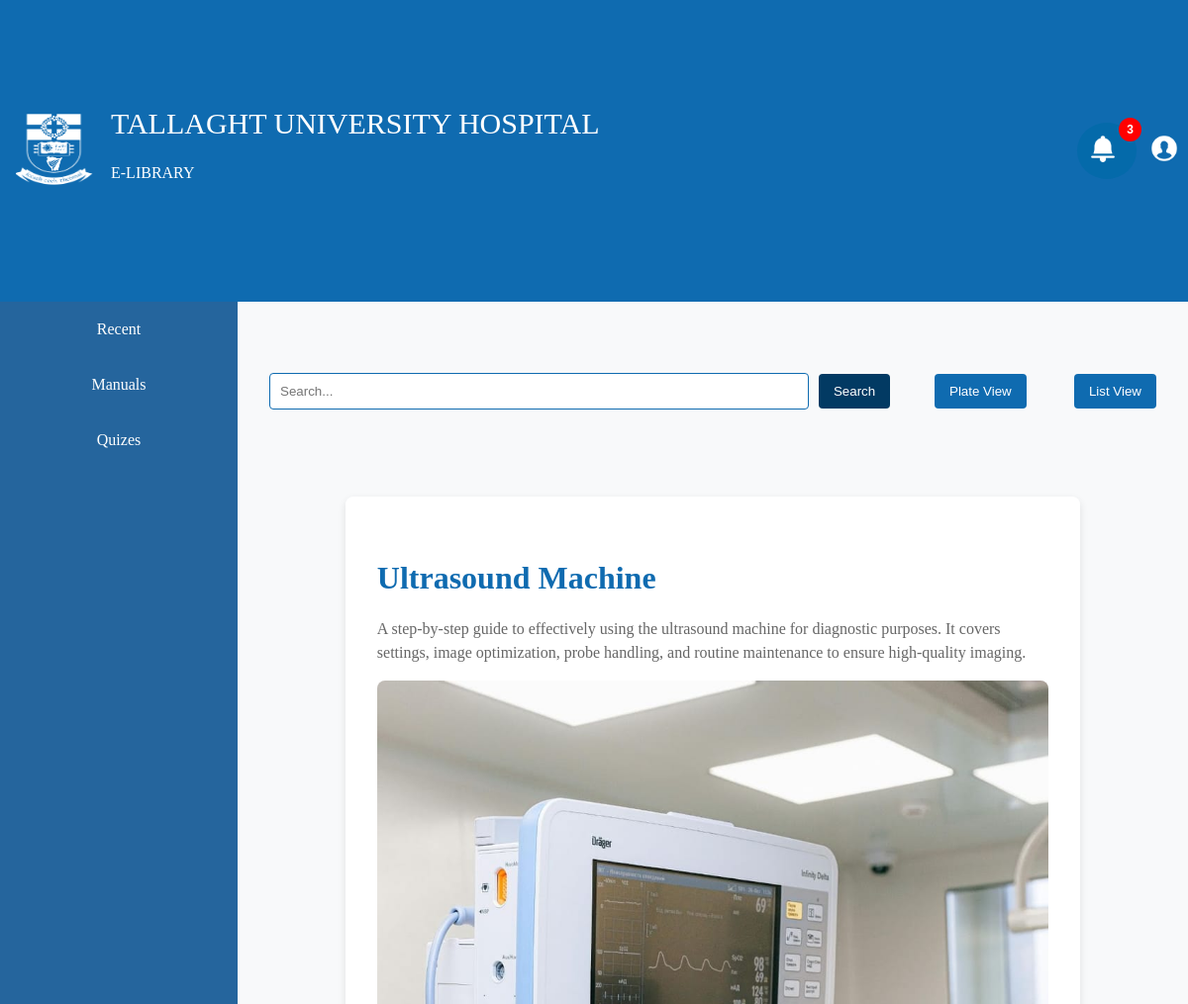
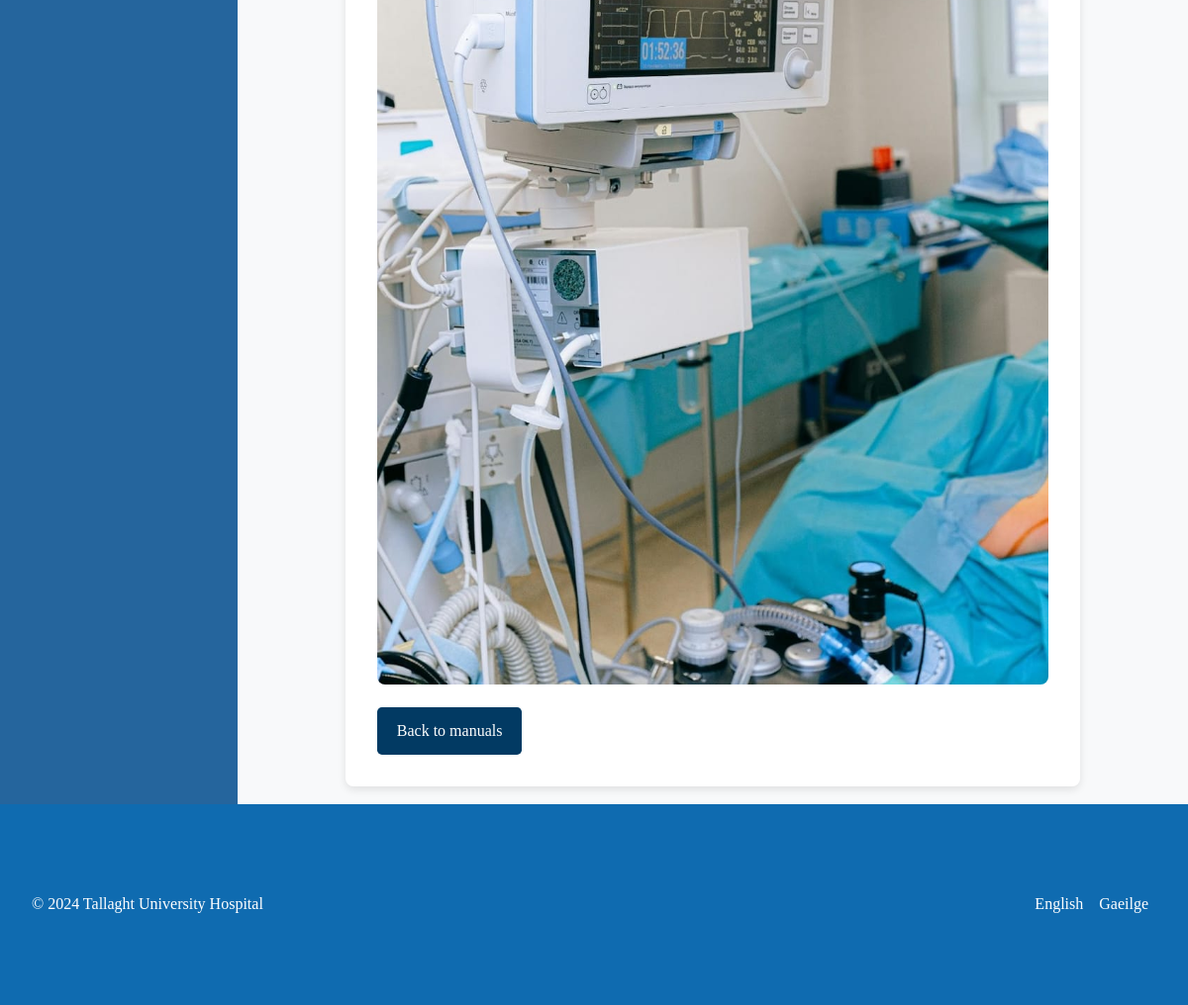
The app's page /manuals/2 (signed in) with its own data (2 pictures, top to bottom).
### web_portal/models.py (models this page shows, shortened)
class Manual(models.Model):
    title = models.CharField(max_length=255)
    description = models.TextField()
    image = models.ImageField(upload_to='static/media/', blank=True, null=True)
    manual_file = models.FileField(upload_to='manuals/', blank=True, null=True)

### web_portal/views.py (the view)
# urls.py: path('manuals/<int:pk>', ManualDetailView.as_view(), name='manual'),
class ManualDetailView(LoginRequiredMixin, DetailView):
    model = Manual
    template_name = 'manual.html'
    context_object_name = 'manual'

### templates/manual.html (shortened to what this page needs)
{% extends 'base.html' %}
{% load static %}
{% block content %}
    <div class="manual-container">
        <h1 class="manual-title">{{ manual.title }}</h1>
        <p class="manual-description">{{ manual.description }}</p>
        <img class="manual-image" src="{{ manual.image.url }}" alt="manual_image">
        <a class="back-link" href="{% url 'home' %}">Back to manuals</a>
    </div>
{% endblock content %}

### static/css/base.css (style rules this page uses)
html { --main-color: #0f6bb0; --main-bg-color: #fff; --background-color: #f3f3f4; --button-color-1: #023a63; --button-color-2: #0F6BB0; --button-color-3: #EE3C26; --secondary-color: #7288c4; --link-color: #337ab7; }
* { box-sizing: border-box; }
body { font-family: "Calibri"; font-size: 16px; line-height: 1.5; color: #333; background-color: #f8f9fa; margin: 0; overflow: hidden; }

### static/css/manual.css (style rules this page uses)
html { --main-color: #0f6bb0; --main-bg-color: #fff; --background-color: #f3f3f4; --button-color-1: #023a63; --button-color-2: #0F6BB0; --button-color-3: #EE3C26; --secondary-color: #7288c4; --link-color: #337ab7; }
* { box-sizing: border-box; }
a { text-decoration: none; color: var(--link-color); }
.manual-container { padding: 2rem; background-color: var(--main-bg-color); border-radius: 0.5rem; box-shadow: 0 0.2rem 0.5rem rgba(0, 0, 0, 0.1); max-width: 80%; margin: 2rem auto; }
.manual-title { font-size: 2rem; color: var(--main-color); margin-bottom: 1rem; }
.manual-description { margin-bottom: 1rem; color: #666; }
.manual-image { max-width: 100%; height: auto; border-radius: 0.5rem; margin-bottom: 1rem; }
.back-link { display: inline-block; background-color: var(--button-color-1); color: #fff; padding: 0.75rem 1.25rem; border-radius: 0.3rem; text-decoration: none; transition: background-color 0.3s ease; }

### records on screen
Manual: title "Ultrasound Machine", description "A step-by-step guide to effectively using the ultrasound machine for diagnostic purposes. It covers settings, image optimization, probe handling, and routine maintenance to ensure high-quality imaging.", image (picture)
